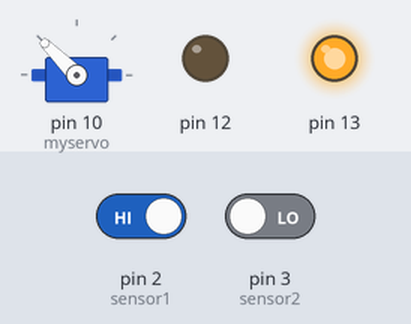
The sketch below on a simulated Arduino Uno, built with avr-gcc and run on an emulated ATmega328P. Shown: servo, output pins drawn as LEDs (lit = HIGH). Inputs (shaded band) come from the test bench; at power-on: pin 2 (sensor1) HIGH, pin 3 (sensor2) LOW.

Above: at 1.2 s.
1.3 s: pin 2 (sensor1) driven LOW
At 1.9 s:
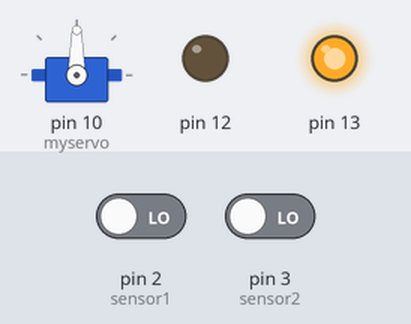
2.8 s: pin 3 (sensor2) driven HIGH
At 3.1 s:
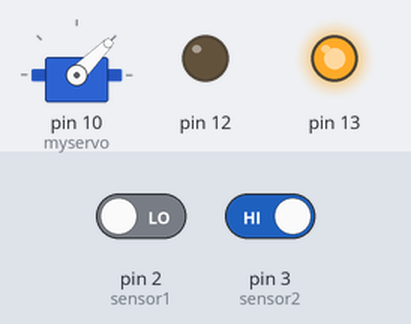
4.3 s: pin 2 (sensor1) driven HIGH
At 5.4 s:
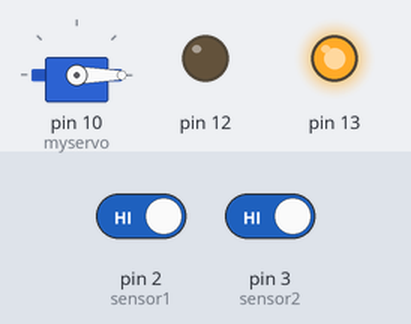
5.8 s: pin 3 (sensor2) driven LOW
At 6.6 s:
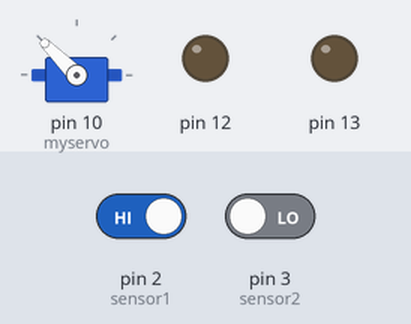
7.3 s: pin 2 (sensor1) driven LOW
At 7.7 s:
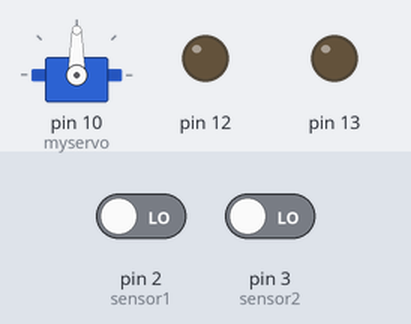
8.8 s: pin 2 (sensor1) driven HIGH and pin 3 (sensor2) driven HIGH
At 10.0 s:
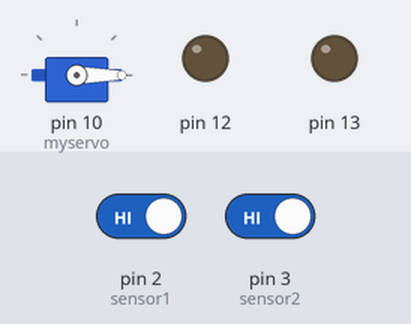
Timing chart, 0 to 11.3 s (numbered marks = the images above; inputs shaded):
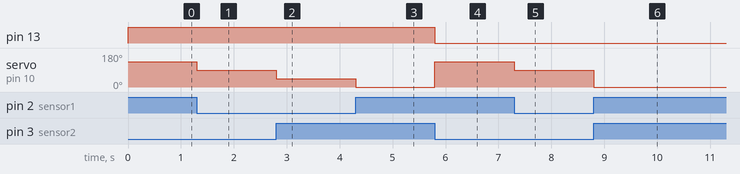

Measured:
- after the input at 1.3 s, servo on pin 10 (myservo): 135° → 90° at once
- after the input at 2.8 s, servo on pin 10 (myservo): 90° → 45° at once
- after the input at 4.3 s, servo on pin 10 (myservo): 45° → 0° at once
- after the input at 5.8 s, pin 13: HIGH → LOW at once; servo on pin 10 (myservo): 0° → 135° at once
- after the input at 7.3 s, servo on pin 10 (myservo): 135° → 90° at once
- after the input at 8.8 s, servo on pin 10 (myservo): 90° → 0° at once

The sketch:

sensor.ino
```cpp
#include <Servo.h>
int sensor1=2;
int sensor2=3;
int motor=HIGH;
Servo myservo;
void setup() {
  // put your setup code here, to run once:
pinMode(sensor1,INPUT);
pinMode(sensor2,INPUT);
pinMode (12,OUTPUT);
pinMode (13,OUTPUT);
myservo.attach(10);
}

void loop() {
  // put your main code here, to run repeatedly:
digitalWrite (13,motor);
if ((digitalRead (sensor1)==LOW)&&(digitalRead (sensor2)==HIGH))
  do
   {
    myservo.write(90-45);
   }while ((digitalRead (sensor1)==LOW)&&(digitalRead (sensor2)==HIGH));

if ((digitalRead (sensor2)==LOW)&&(digitalRead (sensor1)==HIGH))
  do
   {
    myservo.write(90+45);
   }while ((digitalRead (sensor2)==LOW)&&(digitalRead (sensor1)==HIGH));

if ((digitalRead (sensor2)==LOW)&&(digitalRead (sensor1)==LOW))
  do
   {
    motor=HIGH;
    myservo.write(90);
   }while ((digitalRead (sensor2)==LOW)&&(digitalRead (sensor1)==LOW));
if ((digitalRead (sensor2)==HIGH)&&(digitalRead (sensor1)==HIGH))
  do
  {
    motor=LOW;
    myservo.write(0);
    //FRENA
  }while((digitalRead (sensor2)==HIGH)&&(digitalRead (sensor1)==HIGH));
}
```
